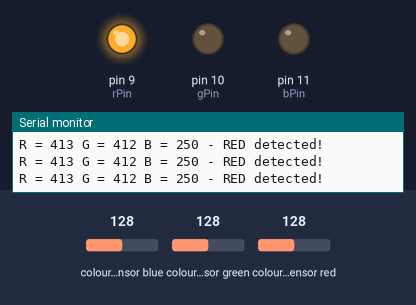
Bench run of a sketch on a simulated Arduino Uno, built with avr-gcc and run on an emulated ATmega328P. On the bench: output pins drawn as LEDs (lit = HIGH), the last lines printed to the serial monitor. Wiring (inferred from the names in the program): TCS3200 colour sensor: output pin 8; S2 pin 6; S3 pin 7; S0 pin 4; S1 pin 5. The inputs (shaded band) are chosen by the test bench; at power-on: colour sensor green 128, colour sensor red 128, colour sensor blue 128. Pins used as bus, display or sensor lines are not drawn.

Above: at 1.2 s.
1.3 s: colour sensor green set to 135
At 2.3 s:
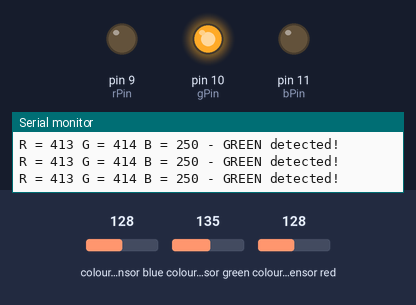
3.0 s: colour sensor green set to 5
At 3.9 s:
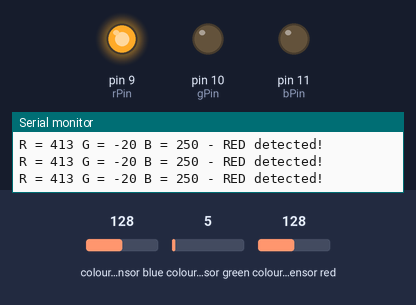
4.8 s: colour sensor red set to 62
6.3 s: colour sensor red set to 54
At 7.0 s:
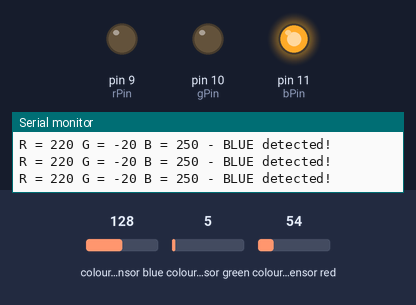
8.1 s: colour sensor blue set to 113
9.6 s: colour sensor blue set to 107
At 10.2 s:
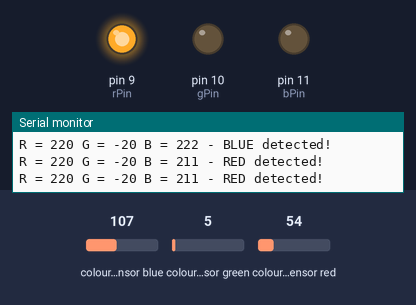
Timing chart, 0 to 12.4 s (numbered marks = the images above; inputs shaded):
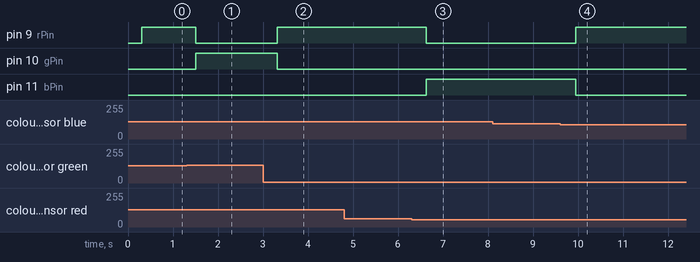

The sketch:

color_sensor.ino
```cpp
    // Контакты TCS230 или TCS3200 для подключения к Arduino:
    #define S0 4
    #define S1 5
    #define S2 6
    #define S3 7
    #define sensorOut 8

    // для хранения частоты, считанной фотодиодами:
    int redFrequency = 0;
    int greenFrequency = 0;
    int blueFrequency = 0;

    // для хранения данных о красном, зеленом и синем цветах:
    int redColor = 0;
    int greenColor = 0;
    int blueColor = 0;

    const byte rPin = 9;
    const byte gPin = 10;
    const byte bPin = 11;

    void setup() {
      // выставляем контакты S0, S1, S2 и S3 в режим OUTPUT:
      pinMode(S0, OUTPUT);
      pinMode(S1, OUTPUT);
      pinMode(S2, OUTPUT);
      pinMode(S3, OUTPUT);

      pinMode(rPin, OUTPUT);
      pinMode(gPin, OUTPUT);
      pinMode(bPin, OUTPUT);

      // выставляем контакт sensorOut в режим INPUT:
      pinMode(sensorOut, INPUT);

      // задаем масштабирование частоты на 20%:
      digitalWrite(S0,HIGH);
      digitalWrite(S1,LOW);

      // запускаем последовательную коммуникацию:
      Serial.begin(9600);
    }

    void loop() {
      // настраиваем датчик таким образом, чтобы считывать данные
      // с фотодиодов с красным фильтром:
      digitalWrite(S2,LOW);
      digitalWrite(S3,LOW);

      // считываем выходную частоту:
      redFrequency = pulseIn(sensorOut, LOW);
      // подгоняем считанное значение к диапазону 0-255;
      // вместо «XX» нужно поставить собственные значения; например, так:
      // redColor = map(redFrequency, 70, 120, 255,0):
      redColor = map(redFrequency, 70, 120, 255,0);

      // печатаем значение для красного цвета:
      Serial.print("R = ");
      Serial.print(redColor);
      delay(100);

      // настраиваем датчик таким образом, чтобы считывать данные
      // с фотодиодов с зеленым фильтром:
      digitalWrite(S2,HIGH);
      digitalWrite(S3,HIGH);

      // считываем выходную частоту:
      greenFrequency = pulseIn(sensorOut, LOW);
      // подгоняем считанное значение к диапазону 0-255;
      // вместо «XX» нужно поставить собственные значения; например, так:
      // greenColor = map(greenFrequency, 100, 199, 255,0):
      greenColor = map(greenFrequency, 100, 199, 255, 0);

      // печатаем значение для зеленого цвета:
      Serial.print(" G = ");
      Serial.print(greenColor);
      delay(100);

      // настраиваем датчик таким образом, чтобы считывать данные
      // с фотодиодов с синим фильтром:
      digitalWrite(S2,LOW);
      digitalWrite(S3,HIGH);

      // считываем выходную частоту:
      blueFrequency = pulseIn(sensorOut, LOW);
      // подгоняем считанное значение к диапазону 0-255;
      // вместо «XX» нужно поставить собственные значения; например, так:
      // blueColor = map(blueFrequency, 38, 84, 255,0):
      blueColor = map(blueFrequency, 38, 84, 255, 0);

      // печатаем значение для синего цвета:
      Serial.print(" B = ");
      Serial.print(blueColor);
      delay(100);

      // смотрим, какой цвет определился и печатаем
      // соответствующее сообщение в мониторе порта:
      if(redColor > greenColor && redColor > blueColor){
          digitalWrite( bPin, LOW );
          digitalWrite( gPin, LOW );
          digitalWrite( rPin, HIGH );
          Serial.println(" - RED detected!");  //  " - это КРАСНЫЙ!"
      }
      if(greenColor > redColor && greenColor > blueColor){
        digitalWrite( rPin, LOW );
        digitalWrite( bPin, LOW );
        digitalWrite( gPin, HIGH );
        Serial.println(" - GREEN detected!");  //  " - это ЗЕЛЕНЫЙ!"
      }
      if(blueColor > redColor && blueColor > greenColor){
        digitalWrite( gPin, LOW );
        digitalWrite( rPin, LOW );
        digitalWrite( bPin, HIGH );
        Serial.println(" - BLUE detected!");  //  " - это СИНИЙ!"
      }
    }
```

Measured:
- the behaviour switches between 131 and 132 on colour sensor green (found by bisection; images 0 and 1)
- the behaviour switches between 60 and 59 on colour sensor red (found by bisection; images 2 and 3)
- the behaviour switches between 111 and 110 on colour sensor blue (found by bisection; images 3 and 4)
- after the input at 1.3 s, pin 9 (rPin): HIGH → LOW after 0.21 s; pin 10 (gPin): LOW → HIGH after 0.21 s
- after the input at 3.0 s, pin 9 (rPin): LOW → HIGH after 0.31 s; pin 10 (gPin): HIGH → LOW after 0.31 s
- after the input at 6.3 s, pin 9 (rPin): HIGH → LOW after 0.33 s; pin 11 (bPin): LOW → HIGH after 0.33 s
- after the input at 9.6 s, pin 9 (rPin): LOW → HIGH after 0.35 s; pin 11 (bPin): HIGH → LOW after 0.35 s
